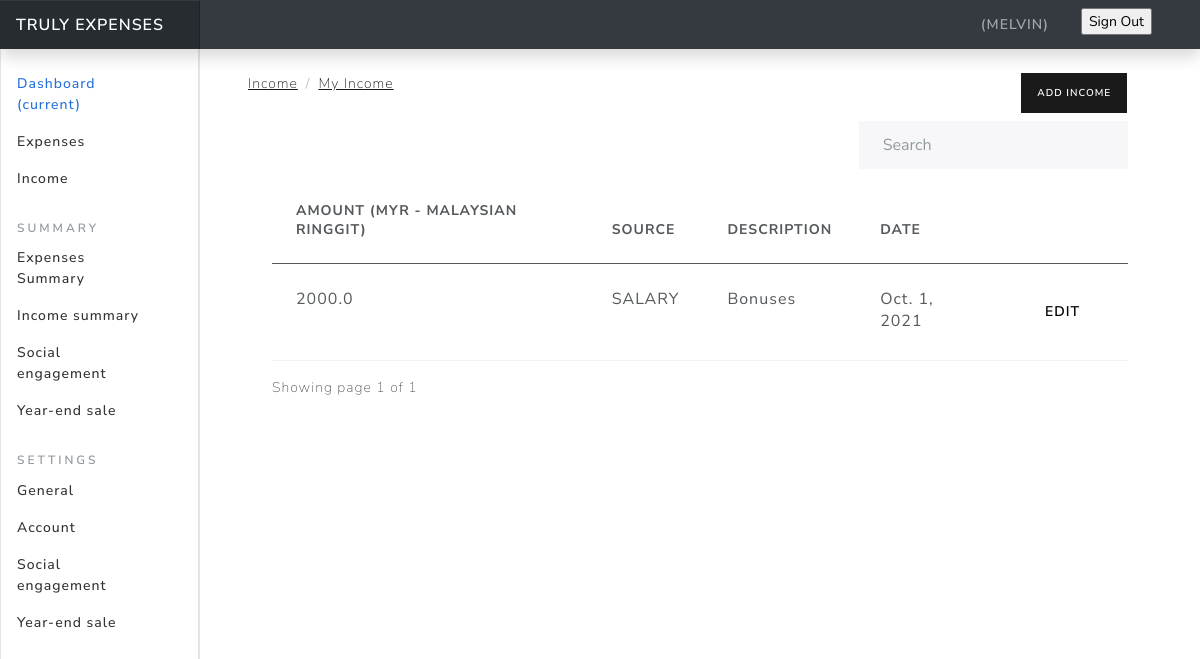
The app's page /income/ (signed in) with its own data.
### userpreferences/models.py (models this page shows, shortened)
class UserPreference(models.Model):
    user = models.OneToOneField(to=User, on_delete=models.CASCADE)
    currency = models.CharField(max_length=255, blank=True, null=True)

### userincome/models.py (models this page shows, shortened)
class UserIncome(models.Model):
    amount = models.FloatField(default=0)  # DECIMAL
    date = models.DateField(default=now)
    description = models.TextField()
    owner = models.ForeignKey(to=User, on_delete=models.CASCADE)
    source = models.CharField(max_length=255)
    class Meta:
        ordering: ['-date']

### userincome/views.py (the view)
# urls.py: path('', views.index, name="expenses"),
@login_required(login_url="authentication/login")
def index(req):
    categories = Source.objects.all()
    income = UserIncome.objects.filter(owner=req.user)
    paginator = Paginator(income, 10)
    page_number = req.GET.get('page')
    page_obj = Paginator.get_page(paginator, page_number)
    currency = UserPreference.objects.get(user=req.user)
    context = {
        'income': income,
        'page_obj': page_obj,
        'currency': currency
    }
    return render(req, 'income/index.html', context)

### templates/income/index.html (shortened to what this page needs)
{% extends "base.html" %}
{% load static %}
{% block content %}
<div class="container mt-4">
    <div class="row">
        <div class="col-md-10">
            <nav aria-label="breadcrumb">
                <ol class="breadcrumb">
                    <li class="breadcrumb-item">
                        <a href="">Income </a>
                    </li>
                    <li class="breadcrumb-item active" aria-current="page">
                        <a href="#">My Income </a>
                    </li>
                </ol>
            </nav>
        </div>
        <div class="col-md-2">
            <a href="{% url 'add-income' %}" class="btn btn-primary btn-sm">Add Income</a>
        </div>
  </div>
   <div class="container">
   {% include 'partials/_messages.html' %} {% if income.count %}
        <div class="row my-2">
            <div class="col-md-8"></div>
            <div class="col-md-4">
                <div class='form-group'>
                    <input type="text" class="form-control" id="searchField" placeholder="Search">
                </div>
            </div>
        </div>
        <div class="app-table">
            <table class="table table-stripped table-hover">
                <thead>
                    <tr>
                        <th> Amount ({{currency.currency}})</th>
                        <th> Source</th>
                        <th> Description</th>
                        <th> Date</th>
                        <th></th>
                    </tr>
                </thead>
                {% for income in page_obj %}
                <tbody>
                    <tr>
                        <td>{{income.amount}}</td>
                        <td>{{income.source}}</td>
                        <td>{{income.description}}</td>
                        <td>{{income.date}}</td>
                        <td><a href="{% url 'edit-income' income.id %}" class="btn btn-secondary">Edit</a></td>
                    </tr>
                {% endfor %}
                </tbody>
            </table>
        </div>
        <div class="pagination-container">
        <div class="">
        Showing page {{page_obj.number}} of {{page_obj.paginator.num_pages}}
        </div>
        {% endif %}
    </div>
  </div>
  </div>
 {% endblock %}

### templates/base.html (shortened to what this page needs)
{% load static %}
<html lang="en">
  <head>
    <link href="{% static 'css/bootstrap.min.css'%}" rel="stylesheet" />
    <link href="{% static 'css/main.css'%}" rel="stylesheet" />
    <link href="{% static 'css/dashboard.css' %}" rel="stylesheet" />
  </head>
  <body>
    <header
      class="navbar navbar-dark sticky-top bg-dark flex-md-nowrap p-0 shadow"
    >
      <a class="navbar-brand col-md-3 col-lg-2 me-0 px-3" href="#"
        >Truly expenses</a
      >
      <ul
        class="navbar-nav px-3"
        style="display: flex; flex-direction: row; align-items: center"
      >
        <li class="nav-item text-nowrap">
          <span class="nav-link" href=""> ({{request.user.username}}) </span>
        </li>
        <li class="nav-item text-nowrap ml-2 mt-2">
          <form action="{% url  'logout' %}" method="POST">
            <input
              class="text text-capitalize"
              type="submit"
              value="Sign out"
            />
          </form>
        </li>
      </ul>
    </header>
    <div class="container-fluid">
      <div class="row">
        {% include "partials/sidebar.html" %}
        <main class="col-md-9 ms-sm-auto col-lg-10 px-md-4">
          {% block content %}{% endblock %}
        </main>
      </div>
    </div>
  </body>
</html>

### expenseswebsite/static/css/dashboard.css (style rules this page uses)
body { font-size: 0.875rem; }
.navbar-brand { padding-top: 0.75rem; padding-bottom: 0.75rem; font-size: 1rem; background-color: rgba(0, 0, 0, 0.25); box-shadow: inset -1px 0 0 rgba(0, 0, 0, 0.25); }

### records on screen
UserPreference: currency "MYR - MALAYSIAN RINGGIT"
UserIncome: amount "2000.0", source "SALARY", description "Bonuses", date "Oct. 1, 2021"

### other values on screen
{{ request.user.username }} "MELVIN"
{{ page_obj.number }} "1"
{{ page_obj.paginator.num_pages }} "1"
